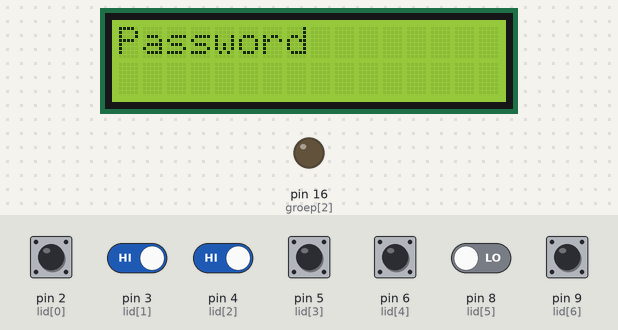
The sketch below on a simulated Arduino Uno, built with avr-gcc and run on an emulated ATmega328P. On the bench: 16×2 character LCD, output pins drawn as LEDs (lit = HIGH). The inputs (shaded band) are chosen by the test bench; at power-on: pin 2 (lid[0]), pin 3 (lid[1]), pin 4 (lid[2]), pin 5 (lid[3]), pin 6 (lid[4]), pin 9 (lid[6]) HIGH, pin 8 (lid[5]) LOW. What the sketch prints to the serial monitor is not drawn.

Above: at 0.81 s.
1.3 s: pin 2 (lid[0]) driven LOW
At 2.5 s:
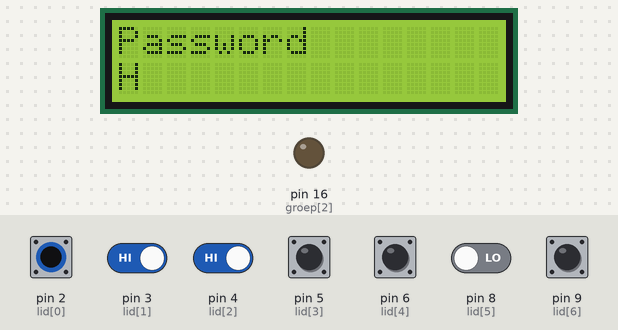
2.8 s: pin 2 (lid[0]) pulsed HIGH 5 times (0.12 s each, 0.3 s apart)
At 5.2 s:
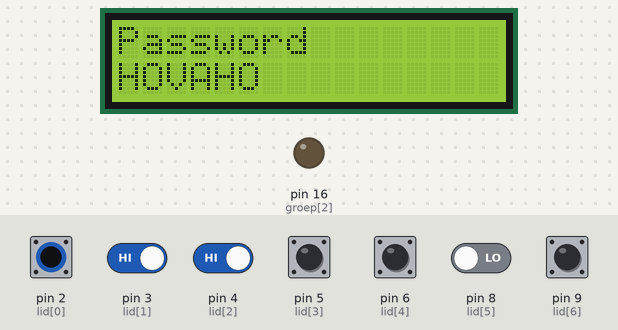
5.8 s: pin 2 (lid[0]) driven HIGH and pin 3 (lid[1]) driven LOW
At 6.9 s:
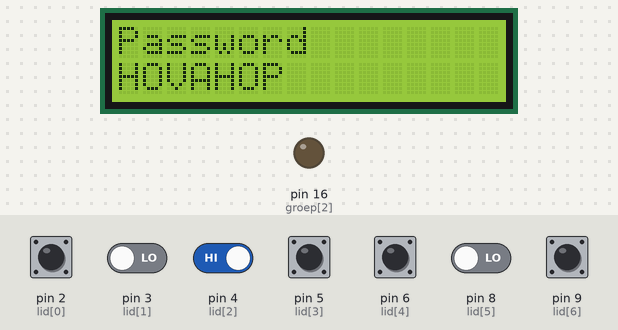
7.3 s: pin 3 (lid[1]) driven HIGH
10.3 s: pin 4 (lid[2]) driven LOW
At 10.6 s:
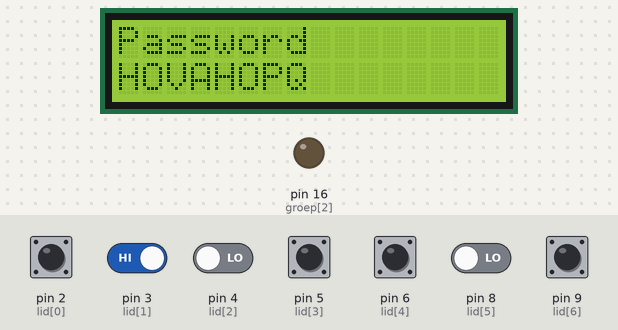
Timing chart, 0 to 12.8 s (numbered marks = the images above; inputs shaded):
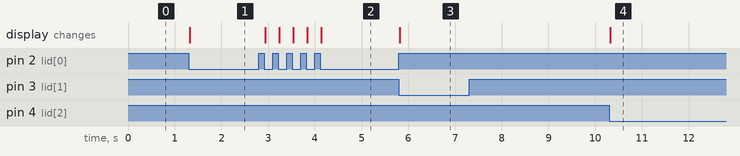

The sketch:

passcode_computer.ino
```cpp
#include <LiquidCrystal.h>

#define CLEAR 91
#define ENTER 92

#define PASSWORD "NERVEGAS"
#define CORRECTWAIT 3600000 //hoe lang staat er PASSWORD CORRECT? 3600000 is een uur

//#define DEBUG 1


int lid[7] = { 2,3,4,5,6,8,9 };

int groep[4] = {14 ,15, 16, 17};

char input;
char buff[16];
int buffcount;


const int rs = 18, en = 19, d4 = 10, d5 = 11, d6 = 12, d7 = 13;
LiquidCrystal lcd(rs, en, d4, d5, d6, d7);

void setup() {
  pinMode (18, OUTPUT);
  pinMode (19, OUTPUT);
  lcd.begin(16, 2);

  Serial.begin(115200);
  Serial.println("serialset");

  pinMode(groep[0], INPUT);
  pinMode(groep[1], INPUT);
  pinMode(groep[2], INPUT);
  pinMode(groep[3], INPUT);

}

void loop() {
  lcd.clear();
  lcd.print("Password");
  lcd.setCursor(0, 1);

  buffcount = 0;

  #ifdef DEBUG
  Serial.println("precheck");
  #endif

  if(buttoncheck() == 1)
  {
    if (passcheck())
    {
      lcd.clear();
      lcd.print("Password");
      lcd.setCursor(0, 1);
      lcd.print("PASSWORD CORRECT");
      delay(CORRECTWAIT);
    } else
    {
      lcd.clear();
      lcd.print("Password");
      lcd.setCursor(0, 1);
      lcd.print("WRONG PASSWORD");
      delay(2000);
    }
  }

  #ifdef DEBUG
  Serial.println(buff);
  #endif

}

int buttoncheck()
{
  while(1)
  {
    for(int groepcount = 0; groepcount < 4; groepcount++)
    {
      if (groepcount == 0) pinMode(groep[3], INPUT);
      else pinMode(groep[groepcount-1], INPUT);
      pinMode(groep[groepcount], OUTPUT);
      digitalWrite(groep[groepcount], LOW);

      #ifdef DEBUG
      Serial.print("groep: ");
      Serial.println(groepcount);
      #endif

      for(int lidcount = 0; lidcount < 7; lidcount++)
      {
        #ifdef DEBUG
        Serial.print("lid: ");
        Serial.println(lidcount);
        #endif

        if (lidcount == 0) {pinMode(lid[7], INPUT);digitalWrite(lid[7], LOW);}
        else {pinMode(lid[lidcount-1], INPUT);digitalWrite(lid[lidcount-1], LOW);}
        pinMode(lid[lidcount], INPUT_PULLUP);

        delay(1);
        if(!digitalRead(lid[lidcount]))
        {
          delay(20);
          if(!digitalRead(lid[lidcount]))
          {
            input = char(7*groepcount+lidcount+65);

            #ifdef DEBUG
            Serial.println(7*groepcount+lidcount);
            #endif

            if (input == CLEAR)
            {
              buffcount = 0;
              return 0;
            }
            if (input == ENTER)
            {
              buff[buffcount++] = '\0';
              return 1;
            }


            buff[buffcount++] = input;

            lcd.print(input);
            while(!digitalRead(lid[lidcount]));
          }
        }
      }
    }
  }
}

int passcheck()
{
  char password[] = PASSWORD;
  for(int i = 0; i<sizeof(PASSWORD);i++) if (buff[i] != password[i]) return 0;
  return 1;
}
```

Measured:
- after the input at 1.3 s, the display: changes at once (image 1)
- after the input at 2.8 s, the display: first changes after 0.14 s (image 2 shows a later state)
- after the input at 5.8 s, the display: changes at once (image 3)
- after the input at 10.3 s, the display: changes at once (image 4)
